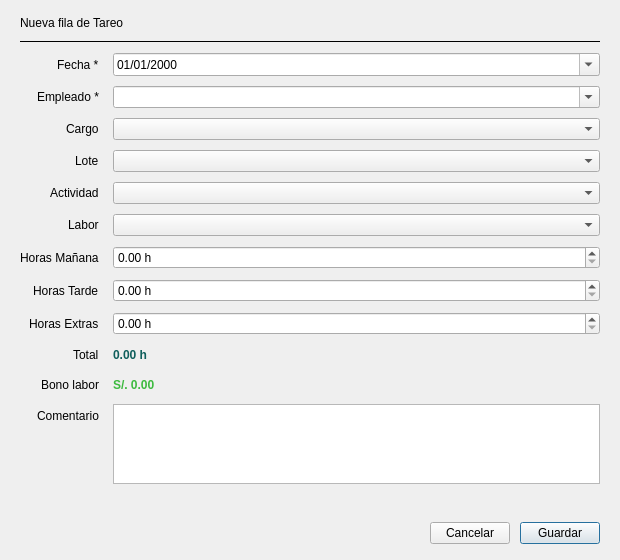
<?xml version="1.0" encoding="UTF-8"?>
<ui version="4.0">
 <class>TareoForm</class>
 <widget class="QDialog" name="TareoForm">
  <property name="geometry"><rect><x>0</x><y>0</y><width>620</width><height>560</height></rect></property>
  <property name="windowTitle"><string>Tareo</string></property>
  <layout class="QVBoxLayout" name="lytRoot">
   <property name="leftMargin"><number>20</number></property>
   <property name="topMargin"><number>16</number></property>
   <property name="rightMargin"><number>20</number></property>
   <property name="bottomMargin"><number>16</number></property>
   <property name="spacing"><number>10</number></property>
   <item><widget class="QLabel" name="lblTitulo"><property name="text"><string>Nueva fila de Tareo</string></property></widget></item>
   <item><widget class="QFrame" name="lineSep"><property name="frameShape"><enum>QFrame::HLine</enum></property><property name="frameShadow"><enum>QFrame::Plain</enum></property></widget></item>

   <item>
    <layout class="QFormLayout" name="lytForm">
     <property name="horizontalSpacing"><number>14</number></property>
     <property name="verticalSpacing"><number>10</number></property>
     <property name="labelAlignment"><set>Qt::AlignRight|Qt::AlignVCenter</set></property>

     <item row="0" column="0"><widget class="QLabel" name="l1"><property name="text"><string>Fecha *</string></property></widget></item>
     <item row="0" column="1"><widget class="QDateEdit" name="dtFecha"><property name="calendarPopup"><bool>true</bool></property><property name="displayFormat"><string>dd/MM/yyyy</string></property></widget></item>

     <item row="1" column="0"><widget class="QLabel" name="l2"><property name="text"><string>Empleado *</string></property></widget></item>
     <item row="1" column="1"><widget class="QComboBox" name="cboEmpleado"><property name="editable"><bool>true</bool></property><property name="insertPolicy"><enum>QComboBox::NoInsert</enum></property></widget></item>

     <item row="2" column="0"><widget class="QLabel" name="l3"><property name="text"><string>Cargo</string></property></widget></item>
     <item row="2" column="1"><widget class="QComboBox" name="cboCargo"/></item>

     <item row="3" column="0"><widget class="QLabel" name="l4"><property name="text"><string>Lote</string></property></widget></item>
     <item row="3" column="1"><widget class="QComboBox" name="cboLote"/></item>

     <item row="4" column="0"><widget class="QLabel" name="l5"><property name="text"><string>Actividad</string></property></widget></item>
     <item row="4" column="1"><widget class="QComboBox" name="cboActividad"/></item>

     <item row="5" column="0"><widget class="QLabel" name="l6"><property name="text"><string>Labor</string></property></widget></item>
     <item row="5" column="1"><widget class="QComboBox" name="cboLabor"/></item>

     <item row="6" column="0"><widget class="QLabel" name="l7"><property name="text"><string>Horas Mañana</string></property></widget></item>
     <item row="6" column="1"><widget class="QDoubleSpinBox" name="spHM"><property name="maximum"><double>24.0</double></property><property name="decimals"><number>2</number></property><property name="suffix"><string> h</string></property></widget></item>

     <item row="7" column="0"><widget class="QLabel" name="l8"><property name="text"><string>Horas Tarde</string></property></widget></item>
     <item row="7" column="1"><widget class="QDoubleSpinBox" name="spHT"><property name="maximum"><double>24.0</double></property><property name="decimals"><number>2</number></property><property name="suffix"><string> h</string></property></widget></item>

     <item row="8" column="0"><widget class="QLabel" name="l9"><property name="text"><string>Horas Extras</string></property></widget></item>
     <item row="8" column="1"><widget class="QDoubleSpinBox" name="spHE"><property name="maximum"><double>24.0</double></property><property name="decimals"><number>2</number></property><property name="suffix"><string> h</string></property></widget></item>

     <item row="9" column="0"><widget class="QLabel" name="l10"><property name="text"><string>Total</string></property></widget></item>
     <item row="9" column="1"><widget class="QLabel" name="lblTotal"><property name="text"><string>0.00 h</string></property><property name="styleSheet"><string notr="true">font-weight:bold; color:#0F5F5C;</string></property></widget></item>

     <item row="10" column="0"><widget class="QLabel" name="l11"><property name="text"><string>Bono labor</string></property></widget></item>
     <item row="10" column="1"><widget class="QLabel" name="lblBono"><property name="text"><string>S/. 0.00</string></property><property name="styleSheet"><string notr="true">color:#3DBA3F; font-weight:bold;</string></property></widget></item>

     <item row="11" column="0"><widget class="QLabel" name="l12"><property name="text"><string>Comentario</string></property></widget></item>
     <item row="11" column="1"><widget class="QPlainTextEdit" name="txtComent"><property name="maximumSize"><size><width>16777215</width><height>80</height></size></property></widget></item>
    </layout>
   </item>

   <item><widget class="QLabel" name="lblError"><property name="text"><string/></property><property name="minimumSize"><size><width>0</width><height>18</height></size></property></widget></item>
   <item>
    <layout class="QHBoxLayout" name="lytBtns">
     <item><spacer name="spB"><property name="orientation"><enum>Qt::Horizontal</enum></property><property name="sizeHint" stdset="0"><size><width>40</width><height>20</height></size></property></spacer></item>
     <item><widget class="QPushButton" name="btnCancelar"><property name="text"><string>Cancelar</string></property><property name="cursor"><cursorShape>PointingHandCursor</cursorShape></property></widget></item>
     <item><widget class="QPushButton" name="btnGuardar"><property name="text"><string>Guardar</string></property><property name="cursor"><cursorShape>PointingHandCursor</cursorShape></property><property name="default"><bool>true</bool></property></widget></item>
    </layout>
   </item>
  </layout>
 </widget>
 <resources/>
 <connections/>
</ui>
